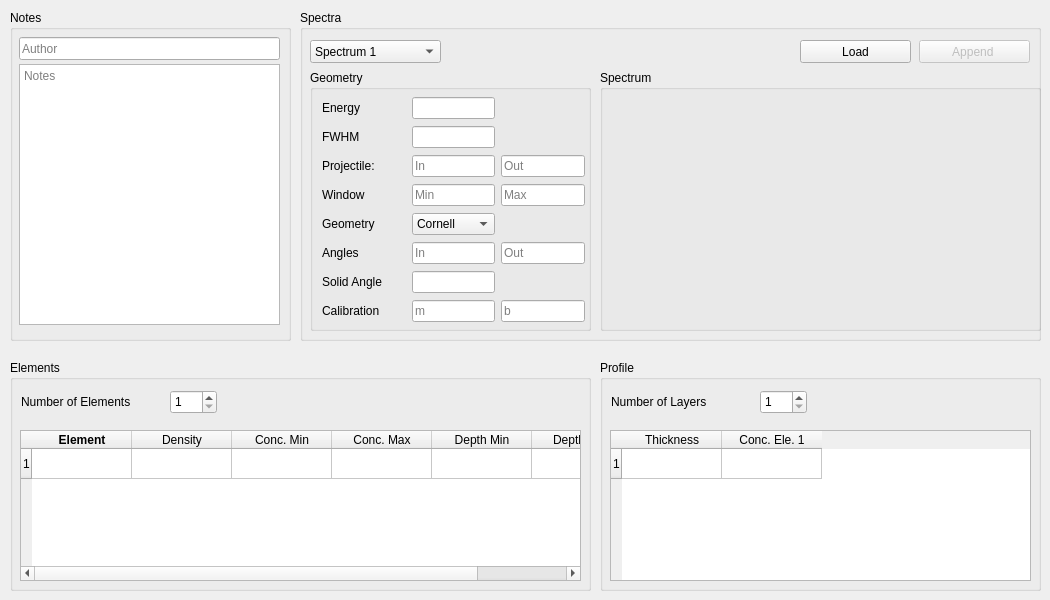
      <widget class="QWidget" name="tab">
       <attribute name="title">
        <string>Basic</string>
       </attribute>
       <widget class="QGroupBox" name="groupBox_2">
        <property name="geometry">
         <rect>
          <x>10</x>
          <y>10</y>
          <width>281</width>
          <height>331</height>
         </rect>
        </property>
        <property name="title">
         <string>Notes</string>
        </property>
        <widget class="QLineEdit" name="notes_user">
         <property name="geometry">
          <rect>
           <x>9</x>
           <y>27</y>
           <width>261</width>
           <height>23</height>
          </rect>
         </property>
         <property name="placeholderText">
          <string>Author</string>
         </property>
        </widget>
        <widget class="QPlainTextEdit" name="notes_note">
         <property name="geometry">
          <rect>
           <x>9</x>
           <y>54</y>
           <width>261</width>
           <height>261</height>
          </rect>
         </property>
         <property name="sizePolicy">
          <sizepolicy hsizetype="Expanding" vsizetype="Expanding">
           <horstretch>1</horstretch>
           <verstretch>0</verstretch>
          </sizepolicy>
         </property>
         <property name="placeholderText">
          <string>Notes</string>
         </property>
        </widget>
       </widget>
       <widget class="QGroupBox" name="groupBox_3">
        <property name="geometry">
         <rect>
          <x>10</x>
          <y>360</y>
          <width>581</width>
          <height>231</height>
         </rect>
        </property>
        <property name="title">
         <string>Elements</string>
        </property>
        <widget class="QTableWidget" name="elements_table">
         <property name="geometry">
          <rect>
           <x>10</x>
           <y>70</y>
           <width>561</width>
           <height>151</height>
          </rect>
         </property>
         <attribute name="horizontalHeaderDefaultSectionSize">
          <number>100</number>
         </attribute>
         <row>
          <property name="text">
           <string>1</string>
          </property>
         </row>
         <column>
          <property name="text">
           <string>Element</string>
          </property>
          <property name="font">
           <font>
            <weight>75</weight>
            <bold>true</bold>
           </font>
          </property>
         </column>
         <column>
          <property name="text">
           <string>Density</string>
          </property>
         </column>
         <column>
          <property name="text">
           <string extracomment="Minimum Concentration">Conc. Min</string>
          </property>
          <property name="toolTip">
           <string extracomment="Minimum Concentration"/>
          </property>
          <property name="whatsThis">
           <string extracomment="Minimum Concentration"/>
          </property>
          <property name="textAlignment">
           <set>AlignCenter</set>
          </property>
         </column>
         <column>
          <property name="text">
           <string>Conc. Max</string>
          </property>
         </column>
         <column>
          <property name="text">
           <string>Depth Min</string>
          </property>
         </column>
         <column>
          <property name="text">
           <string>Depth Max</string>
          </property>
         </column>
         <item row="0" column="0">
          <property name="text">
           <string/>
          </property>
         </item>
         <item row="0" column="1">
          <property name="text">
           <string/>
          </property>
         </item>
         <item row="0" column="2">
          <property name="text">
           <string/>
          </property>
         </item>
         <item row="0" column="3">
          <property name="text">
           <string/>
          </property>
         </item>
         <item row="0" column="4">
          <property name="text">
           <string/>
          </property>
         </item>
         <item row="0" column="5">
          <property name="text">
           <string/>
          </property>
         </item>
        </widget>
        <widget class="QSpinBox" name="elements_nelements">
         <property name="geometry">
          <rect>
           <x>160</x>
           <y>30</y>
           <width>47</width>
           <height>24</height>
          </rect>
         </property>
         <property name="minimum">
          <number>1</number>
         </property>
        </widget>
        <widget class="QLabel" name="label_6">
         <property name="geometry">
          <rect>
           <x>11</x>
           <y>34</y>
           <width>141</width>
           <height>16</height>
          </rect>
         </property>
         <property name="text">
          <string>Number of Elements</string>
         </property>
        </widget>
       </widget>
       <widget class="QGroupBox" name="groupBox_5">
        <property name="geometry">
         <rect>
          <x>600</x>
          <y>360</y>
          <width>441</width>
          <height>231</height>
         </rect>
        </property>
        <property name="title">
         <string>Profile</string>
        </property>
        <widget class="QSpinBox" name="profile_nlayers">
         <property name="geometry">
          <rect>
           <x>160</x>
           <y>30</y>
           <width>47</width>
           <height>24</height>
          </rect>
         </property>
         <property name="minimum">
          <number>1</number>
         </property>
        </widget>
        <widget class="QLabel" name="label_7">
         <property name="geometry">
          <rect>
           <x>11</x>
           <y>34</y>
           <width>141</width>
           <height>16</height>
          </rect>
         </property>
         <property name="text">
          <string>Number of Layers</string>
         </property>
        </widget>
        <widget class="QTableWidget" name="profile_table">
         <property name="geometry">
          <rect>
           <x>10</x>
           <y>70</y>
           <width>421</width>
           <height>151</height>
          </rect>
         </property>
         <attribute name="horizontalHeaderDefaultSectionSize">
          <number>100</number>
         </attribute>
         <row>
          <property name="text">
           <string>1</string>
          </property>
         </row>
         <column>
          <property name="text">
           <string>Thickness</string>
          </property>
         </column>
         <column>
          <property name="text">
           <string>Conc. Ele. 1</string>
          </property>
         </column>
         <item row="0" column="0">
          <property name="text">
           <string/>
          </property>
         </item>
         <item row="0" column="1">
          <property name="text">
           <string/>
          </property>
         </item>
        </widget>
       </widget>
       <widget class="QGroupBox" name="groupBox_6">
        <property name="geometry">
         <rect>
          <x>300</x>
          <y>10</y>
          <width>741</width>
          <height>331</height>
         </rect>
        </property>
        <property name="title">
         <string>Spectra</string>
        </property>
        <widget class="QGroupBox" name="groupBox_4">
         <property name="geometry">
          <rect>
           <x>300</x>
           <y>60</y>
           <width>441</width>
           <height>261</height>
          </rect>
         </property>
         <property name="title">
          <string>Spectrum</string>
         </property>
         <widget class="QWidget" name="verticalLayoutWidget">
          <property name="geometry">
           <rect>
            <x>10</x>
            <y>30</y>
            <width>421</width>
            <height>221</height>
           </rect>
          </property>
          <layout class="QVBoxLayout" name="spectra_plot"/>
         </widget>
        </widget>
        <widget class="QGroupBox" name="groupBox">
         <property name="geometry">
          <rect>
           <x>10</x>
           <y>60</y>
           <width>281</width>
           <height>261</height>
          </rect>
         </property>
         <property name="sizePolicy">
          <sizepolicy hsizetype="Preferred" vsizetype="Preferred">
           <horstretch>0</horstretch>
           <verstretch>0</verstretch>
          </sizepolicy>
         </property>
         <property name="toolTip">
          <string extracomment="Energy in keV"/>
         </property>
         <property name="title">
          <string>Geometry</string>
         </property>
         <widget class="QWidget" name="layoutWidget">
          <property name="geometry">
           <rect>
            <x>0</x>
            <y>20</y>
            <width>281</width>
            <height>241</height>
           </rect>
          </property>
          <layout class="QGridLayout" name="gridLayout">
           <property name="leftMargin">
            <number>12</number>
           </property>
           <property name="topMargin">
            <number>6</number>
           </property>
           <property name="rightMargin">
            <number>6</number>
           </property>
           <property name="bottomMargin">
            <number>6</number>
           </property>
           <item row="6" column="1">
            <widget class="QComboBox" name="geo_geometry">
             <item>
              <property name="text">
               <string>Cornell</string>
              </property>
             </item>
             <item>
              <property name="text">
               <string>IBM</string>
              </property>
             </item>
             <item>
              <property name="text">
               <string>General</string>
              </property>
             </item>
            </widget>
           </item>
           <item row="3" column="0">
            <widget class="QLabel" name="label_8">
             <property name="sizePolicy">
              <sizepolicy hsizetype="Expanding" vsizetype="Preferred">
               <horstretch>50</horstretch>
               <verstretch>0</verstretch>
              </sizepolicy>
             </property>
             <property name="minimumSize">
              <size>
               <width>0</width>
               <height>0</height>
              </size>
             </property>
             <property name="text">
              <string>Projectile:</string>
             </property>
             <property name="buddy">
              <cstring>geo_angle_in</cstring>
             </property>
            </widget>
           </item>
           <item row="7" column="1">
            <widget class="QLineEdit" name="geo_angle_in">
             <property name="sizePolicy">
              <sizepolicy hsizetype="Fixed" vsizetype="Fixed">
               <horstretch>50</horstretch>
               <verstretch>0</verstretch>
              </sizepolicy>
             </property>
             <property name="minimumSize">
              <size>
               <width>50</width>
               <height>0</height>
              </size>
             </property>
             <property name="placeholderText">
              <string>In</string>
             </property>
            </widget>
           </item>
           <item row="9" column="2">
            <widget class="QLineEdit" name="geo_calibration_b">
             <property name="sizePolicy">
              <sizepolicy hsizetype="Fixed" vsizetype="Fixed">
               <horstretch>50</horstretch>
               <verstretch>0</verstretch>
              </sizepolicy>
             </property>
             <property name="minimumSize">
              <size>
               <width>50</width>
               <height>0</height>
              </size>
             </property>
             <property name="placeholderText">
              <string>b</string>
             </property>
            </widget>
           </item>
           <item row="7" column="2">
            <widget class="QLineEdit" name="geo_angle_out">
             <property name="sizePolicy">
              <sizepolicy hsizetype="Fixed" vsizetype="Fixed">
               <horstretch>50</horstretch>
               <verstretch>0</verstretch>
              </sizepolicy>
             </property>
             <property name="minimumSize">
              <size>
               <width>50</width>
               <height>0</height>
              </size>
             </property>
             <property name="placeholderText">
              <string>Out</string>
             </property>
            </widget>
           </item>
           <item row="5" column="1">
            <widget class="QLineEdit" name="geo_window_min">
             <property name="sizePolicy">
              <sizepolicy hsizetype="Fixed" vsizetype="Fixed">
               <horstretch>50</horstretch>
               <verstretch>0</verstretch>
              </sizepolicy>
             </property>
             <property name="minimumSize">
              <size>
               <width>50</width>
               <height>0</height>
              </size>
             </property>
             <property name="cursor">
              <cursorShape>IBeamCursor</cursorShape>
             </property>
             <property name="text">
              <string/>
             </property>
             <property name="placeholderText">
              <string>Min</string>
             </property>
            </widget>
           </item>
           <item row="9" column="1">
            <widget class="QLineEdit" name="geo_calibration_m">
             <property name="sizePolicy">
              <sizepolicy hsizetype="Fixed" vsizetype="Fixed">
               <horstretch>50</horstretch>
               <verstretch>0</verstretch>
              </sizepolicy>
             </property>
             <property name="minimumSize">
              <size>
               <width>50</width>
               <height>0</height>
              </size>
             </property>
             <property name="placeholderText">
              <string>m</string>
             </property>
            </widget>
           </item>
           <item row="7" column="0">
            <widget class="QLabel" name="label_2">
             <property name="sizePolicy">
              <sizepolicy hsizetype="Expanding" vsizetype="Preferred">
               <horstretch>50</horstretch>
               <verstretch>0</verstretch>
              </sizepolicy>
             </property>
             <property name="minimumSize">
              <size>
               <width>0</width>
               <height>0</height>
              </size>
             </property>
             <property name="text">
              <string>Angles</string>
             </property>
             <property name="buddy">
              <cstring>geo_angle_in</cstring>
             </property>
            </widget>
           </item>
           <item row="8" column="1">
            <widget class="QLineEdit" name="geo_solid_angle">
             <property name="sizePolicy">
              <sizepolicy hsizetype="Fixed" vsizetype="Fixed">
               <horstretch>50</horstretch>
               <verstretch>0</verstretch>
              </sizepolicy>
             </property>
             <property name="minimumSize">
              <size>
               <width>50</width>
               <height>0</height>
              </size>
             </property>
            </widget>
           </item>
           <item row="0" column="1">
            <widget class="QLineEdit" name="geo_energy">
             <property name="sizePolicy">
              <sizepolicy hsizetype="Expanding" vsizetype="Fixed">
               <horstretch>0</horstretch>
               <verstretch>0</verstretch>
              </sizepolicy>
             </property>
             <property name="minimumSize">
              <size>
               <width>50</width>
               <height>0</height>
              </size>
             </property>
            </widget>
           </item>
           <item row="1" column="1">
            <widget class="QLineEdit" name="geo_fwhm">
             <property name="sizePolicy">
              <sizepolicy hsizetype="Fixed" vsizetype="Fixed">
               <horstretch>0</horstretch>
               <verstretch>0</verstretch>
              </sizepolicy>
             </property>
             <property name="minimumSize">
              <size>
               <width>50</width>
               <height>0</height>
              </size>
             </property>
            </widget>
           </item>
           <item row="8" column="0">
            <widget class="QLabel" name="label_12">
             <property name="sizePolicy">
              <sizepolicy hsizetype="Expanding" vsizetype="Preferred">
               <horstretch>50</horstretch>
               <verstretch>0</verstretch>
              </sizepolicy>
             </property>
             <property name="minimumSize">
              <size>
               <width>0</width>
               <height>0</height>
              </size>
             </property>
             <property name="text">
              <string>Solid Angle</string>
             </property>
             <property name="buddy">
              <cstring>geo_angle_in</cstring>
             </property>
            </widget>
           </item>
           <item row="6" column="0">
            <widget class="QLabel" name="label_9">
             <property name="sizePolicy">
              <sizepolicy hsizetype="Expanding" vsizetype="Preferred">
               <horstretch>50</horstretch>
               <verstretch>0</verstretch>
              </sizepolicy>
             </property>
             <property name="minimumSize">
              <size>
               <width>0</width>
               <height>0</height>
              </size>
             </property>
             <property name="text">
              <string>Geometry</string>
             </property>
             <property name="buddy">
              <cstring>geo_angle_in</cstring>
             </property>
            </widget>
           </item>
           <item row="1" column="0">
            <widget class="QLabel" name="label_3">
             <property name="text">
              <string>&lt;html&gt;&lt;head/&gt;&lt;body&gt;&lt;p&gt;FWHM&lt;/p&gt;&lt;/body&gt;&lt;/html&gt;</string>
             </property>
            </widget>
           </item>
           <item row="9" column="0">
            <widget class="QLabel" name="label_5">
             <property name="sizePolicy">
              <sizepolicy hsizetype="Expanding" vsizetype="Preferred">
               <horstretch>50</horstretch>
               <verstretch>0</verstretch>
              </sizepolicy>
             </property>
             <property name="minimumSize">
              <size>
               <width>0</width>
               <height>0</height>
              </size>
             </property>
             <property name="text">
              <string>Calibration  </string>
             </property>
             <property name="buddy">
              <cstring>geo_angle_in</cstring>
             </property>
            </widget>
           </item>
           <item row="5" column="2">
            <widget class="QLineEdit" name="geo_window_max">
             <property name="sizePolicy">
              <sizepolicy hsizetype="Fixed" vsizetype="Fixed">
               <horstretch>50</horstretch>
               <verstretch>0</verstretch>
              </sizepolicy>
             </property>
             <property name="minimumSize">
              <size>
               <width>50</width>
               <height>0</height>
              </size>
             </property>
             <property name="text">
              <string/>
             </property>
             <property name="placeholderText">
              <string>Max</string>
             </property>
            </widget>
           </item>
           <item row="0" column="0">
            <widget class="QLabel" name="label">
             <property name="sizePolicy">
              <sizepolicy hsizetype="Expanding" vsizetype="Preferred">
               <horstretch>50</horstretch>
               <verstretch>0</verstretch>
              </sizepolicy>
             </property>
             <property name="minimumSize">
              <size>
               <width>0</width>
               <height>0</height>
              </size>
             </property>
             <property name="toolTip">
              <string extracomment="In keV"/>
             </property>
             <property name="toolTipDuration">
              <number>-1</number>
             </property>
             <property name="text">
              <string>Energy</string>
             </property>
            </widget>
           </item>
           <item row="5" column="0">
            <widget class="QLabel" name="label_10">
             <property name="sizePolicy">
              <sizepolicy hsizetype="Expanding" vsizetype="Preferred">
               <horstretch>50</horstretch>
               <verstretch>0</verstretch>
              </sizepolicy>
             </property>
             <property name="minimumSize">
              <size>
               <width>0</width>
               <height>0</height>
              </size>
             </property>
             <property name="text">
              <string>Window</string>
             </property>
             <property name="buddy">
              <cstring>geo_angle_in</cstring>
             </property>
            </widget>
           </item>
           <item row="3" column="1">
            <widget class="QLineEdit" name="geo_projectile_in">
             <property name="sizePolicy">
              <sizepolicy hsizetype="Fixed" vsizetype="Fixed">
               <horstretch>50</horstretch>
               <verstretch>0</verstretch>
              </sizepolicy>
             </property>
             <property name="minimumSize">
              <size>
               <width>50</width>
               <height>0</height>
              </size>
             </property>
             <property name="placeholderText">
              <string>In</string>
             </property>
            </widget>
           </item>
           <item row="3" column="2">
            <widget class="QLineEdit" name="geo_projectile_out">
             <property name="sizePolicy">
              <sizepolicy hsizetype="Fixed" vsizetype="Fixed">
               <horstretch>50</horstretch>
               <verstretch>0</verstretch>
              </sizepolicy>
             </property>
             <property name="minimumSize">
              <size>
               <width>50</width>
               <height>0</height>
              </size>
             </property>
             <property name="placeholderText">
              <string>Out</string>
             </property>
            </widget>
           </item>
          </layout>
         </widget>
        </widget>
        <widget class="QComboBox" name="comboBox">
         <property name="geometry">
          <rect>
           <x>10</x>
           <y>30</y>
           <width>131</width>
           <height>23</height>
          </rect>
         </property>
         <item>
          <property name="text">
           <string>Spectrum 1</string>
          </property>
         </item>
        </widget>
        <widget class="QPushButton" name="pushButton">
         <property name="enabled">
          <bool>false</bool>
         </property>
         <property name="geometry">
          <rect>
           <x>619</x>
           <y>30</y>
           <width>111</width>
           <height>23</height>
          </rect>
         </property>
         <property name="text">
          <string>Append </string>
         </property>
        </widget>
        <widget class="QPushButton" name="loadSpectrumButton">
         <property name="geometry">
          <rect>
           <x>500</x>
           <y>30</y>
           <width>111</width>
           <height>23</height>
          </rect>
         </property>
         <property name="text">
          <string>Load</string>
         </property>
        </widget>
       </widget>
      </widget>
